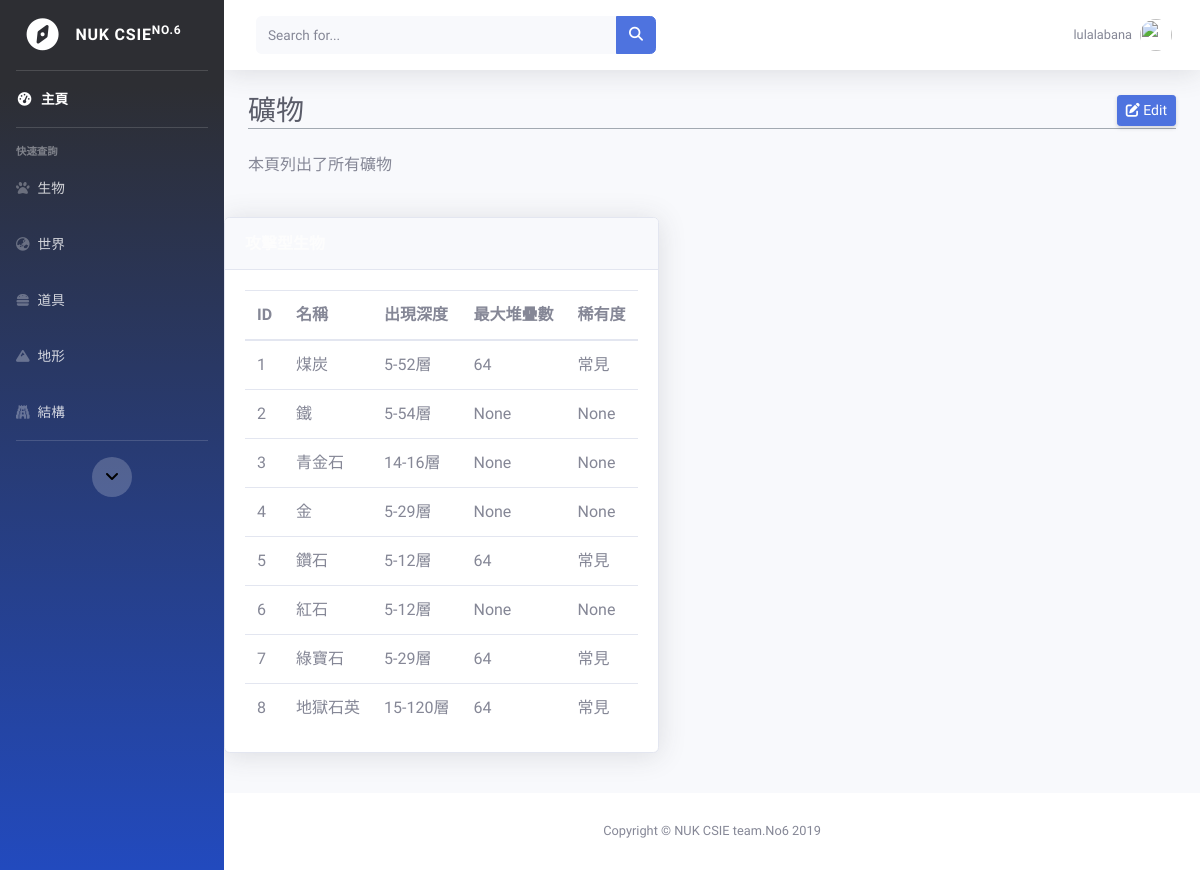
/MinecraftDB/ores/ (signed in), run on the app's committed database.
### MinecraftDB/models.py (models this page shows, shortened)
class Mineral(models.Model):
    Mineral_name=models.CharField(max_length=20)
    Generate_Range=models.FloatField(default=0)

class Item(models.Model):
    Item_name=models.CharField(max_length=20)
    Rarity=models.IntegerField(default=0)
    Max_Quantity=models.BooleanField()

### MinecraftDB/views.py (the view)
# urls.py: path('ores/', views.ores, name='ores'),
def ores(request):
    cursor = connection.cursor()
    cursor.execute(
        'select MinecraftDB_mineral.id,Mineral_name,Generate_Range,Rarity,Max_Quantity from MinecraftDB_mineral LEFT OUTER JOIN MinecraftDB_item on Mineral_name=Item_name')
    search = cursor.fetchall()
    print(search)
    List = []
    for item in search:
        list_s = {'id': item[0], 'name': item[1], 'range': item[2],'Rarity':item[3],'Max_Quanity':item[4]}
        List.append(list_s)
    return render(request, 'static/main_page/ores.html',{'Username': request.session['username'],'List':List})

### MinecraftDB/templates/static/main_page/ores.html (shortened to what this page needs)
{% load static %}
<!DOCTYPE html>
<html lang="en">
<head>
    <link href='{% static "main_page/css/sb-admin-2.min.css" %}' rel="stylesheet">
</head>
<body id="page-top">
    <div id="wrapper">
        <ul class="navbar-nav bg-gradient-primary sidebar sidebar-dark accordion" id="accordionSidebar">
            <form action="/MinecraftDB/backtomain/" method="POST">
                <a class="sidebar-brand d-flex align-items-center justify-content-center"
                    href="/MinecraftDB/backtomain/">
                    <div class="sidebar-brand-icon rotate-n-15">
                        <i class="fas fa-compass"></i>
                    </div>
                    <div class="sidebar-brand-text mx-3">NUK CSIE<sup>No.6</sup></div>
                </a>
            </form>
            <hr class="sidebar-divider my-0">
            <li class="nav-item active">
                <form action="/MinecraftDB/backtomain/" method="POST">
                    <a class="nav-link" href="/MinecraftDB/backtomain/">
                        <i class="fas fa-fw fa-tachometer-alt"></i>
                        <span>主頁</span></a>
                </form>
            </li>
            <hr class="sidebar-divider">
            <div class="sidebar-heading">
                快速查詢
            </div>
            <li class="nav-item">
                <a class="nav-link collapsed" href="#" data-toggle="collapse" data-target="#collapseTwo"
                    aria-expanded="true" aria-controls="collapseTwo">
                    <i class="fas fa-paw"></i>
                    <span>生物</span>
                </a>
            </li>
            <li class="nav-item">
                <a class="nav-link collapsed" href="#" data-toggle="collapse" data-target="#collapseThree"
                    aria-expanded="true" aria-controls="collapseThree">
                    <i class="fas fa-globe-asia"></i>
                    <span>世界</span>
                </a>
            </li>
            <li class="nav-item">
                <a class="nav-link collapsed" href="#" data-toggle="collapse" data-target="#collapsePages"
                    aria-expanded="true" aria-controls="collapsePages">
                    <i class="fas fa-hamburger"></i>
                    <span>道具</span>
                </a>
            </li>
            <li class="nav-item">
                <a class="nav-link" href="/MinecraftDB/biome">
                    <i class="fas fa-mountain"></i>
                    <span>地形</span></a>
            </li>
            <li class="nav-item">
                <a class="nav-link" href="/MinecraftDB/structures">
                    <i class="fas fa-gopuram"></i>
                    <span>結構</span></a>
            </li>
            <hr class="sidebar-divider d-none d-md-block">
            <div class="text-center d-none d-md-inline">
                <button class="rounded-circle border-0" id="sidebarToggle"><i class="fas fa-angle-down"></i></button>
            </div>
        </ul>
        <div id="content-wrapper" class="d-flex flex-column">
            <div id="content">
                <nav class="navbar navbar-expand navbar-light bg-white topbar mb-4 static-top shadow">
                    <form
                        class="d-none d-sm-inline-block form-inline mr-auto ml-md-3 my-2 my-md-0 mw-100 navbar-search">
                        <div class="input-group">
                            <input type="text" class="form-control bg-light border-0 small" placeholder="Search for..."
                                aria-label="Search" aria-describedby="basic-addon2">
                            <div class="input-group-append">
                                <button class="btn btn-primary" type="button">
                                    <i class="fas fa-search fa-sm"></i>
                                </button>
                            </div>
                        </div>
                    </form>
                    <ul class="navbar-nav ml-auto">
                        <li class="nav-item dropdown no-arrow">
                            <a class="nav-link dropdown-toggle" href="#" id="userDropdown" role="button"
                                data-toggle="dropdown" aria-haspopup="true" aria-expanded="false">
                                <span class="mr-2 d-none d-lg-inline text-gray-600 small">{{Username}}</span>
                                <img class="img-profile rounded-circle"
                                    src="https://fakeimg.pl/128x128/?retina=1&text=%E5%B8%A5%E5%93%A5&font=noto">
                            </a>
                        </li>
                    </ul>
                </nav>
                <div class="container-fluid">
                    <div class="d-sm-flex align-items-center justify-content-main mb-4">
                        <h1 class="h3 mb-0 text-gray-800">礦物</h1>
                        <a href="../main page/main.html"
                            class="d-none d-sm-inline-block btn btn-sm btn-primary shadow-sm"><i
                                class="fas fa-edit"></i> Edit</a>
                    </div>
                    <div class="d-sm-flex align-items-center justify-content-between mb-4">
                        <p>本頁列出了所有礦物</p>
                    </div>
                    <div class="row">
                        <div class="row">
                            <div class="table">
                                <div class="card shadow mb-4">
                                    <div
                                        class="card-header py-3 d-flex flex-row align-items-center justify-content-between">
                                        <h6 class="m-0 font-weight-bold text-primary">攻擊型生物</h6>
                                    </div>
                                    <div class="card-body">
                                        <table class="sortable wikitable jquery-tablesorter" data-description="名稱">
                                            <thead>
                                                <tr>
                                                    <th>ID</th>
                                                    <th class="headerSort" tabindex="0" role="columnheader button"
                                                        title="該生物名稱">名稱
                                                    </th>
                                                    <th class="headerSort headerSortDown" tabindex="0"
                                                        role="columnheader button" title="該搜索範圍">出現深度
                                                    </th>
                                                    <th class="headerSort headerSortDown" tabindex="0"
                                                        role="columnheader button" title="該搜索範圍">最大堆疊數
                                                    </th>
                                                    <th class="headerSort headerSortDown" tabindex="0"
                                                        role="columnheader button" title="該搜索範圍">稀有度
                                                    </th>
                                                </tr>
                                            </thead>
                                            <tbody>
                                                {% for item in List %}
                                                <tr>
                                                    <td>{{item.id}}</td>
                                                    <td>{{item.name}}</td>
                                                    <td>{{item.range}}</td>
                                                    <td>{{item.Max_Quanity}}</td>
                                                    <td>{{item.Rarity}}</td>
                                                </tr>
                                                {% endfor %}
                                            </tbody>
                                        </table>
                                    </div>
                                </div>
                            </div>
                        </div>
                    </div>
                </div>
                <footer class="sticky-footer bg-white">
                    <div class="container my-auto">
                        <div class="copyright text-center my-auto">
                            <span>Copyright &copy; NUK CSIE team.No6 2019</span>
                        </div>
                    </div>
                </footer>
            </div>
        </div>
</body>
</html>

### data on the page
Mineral: id "2", name "鐵", range "5-54層", Max_Quanity "None", Rarity "None"
Mineral: id "3", name "青金石", range "14-16層", Max_Quanity "None", Rarity "None"
Mineral: id "4", name "金", range "5-29層", Max_Quanity "None", Rarity "None"
Item: id "5", name "鑽石", range "5-12層", Max_Quanity "64", Rarity "常見"
Mineral: id "6", name "紅石", range "5-12層", Max_Quanity "None", Rarity "None"
Item: id "7", name "綠寶石", range "5-29層", Max_Quanity "64", Rarity "常見"

### other printed values
{{ Username }} "lulalabana"
{{ item.id }} "1" "8"
{{ item.name }} "煤炭" "地獄石英"
{{ item.range }} "5-52層" "15-120層"
{{ item.Max_Quanity }} "64" "64"
{{ item.Rarity }} "常見" "常見"
